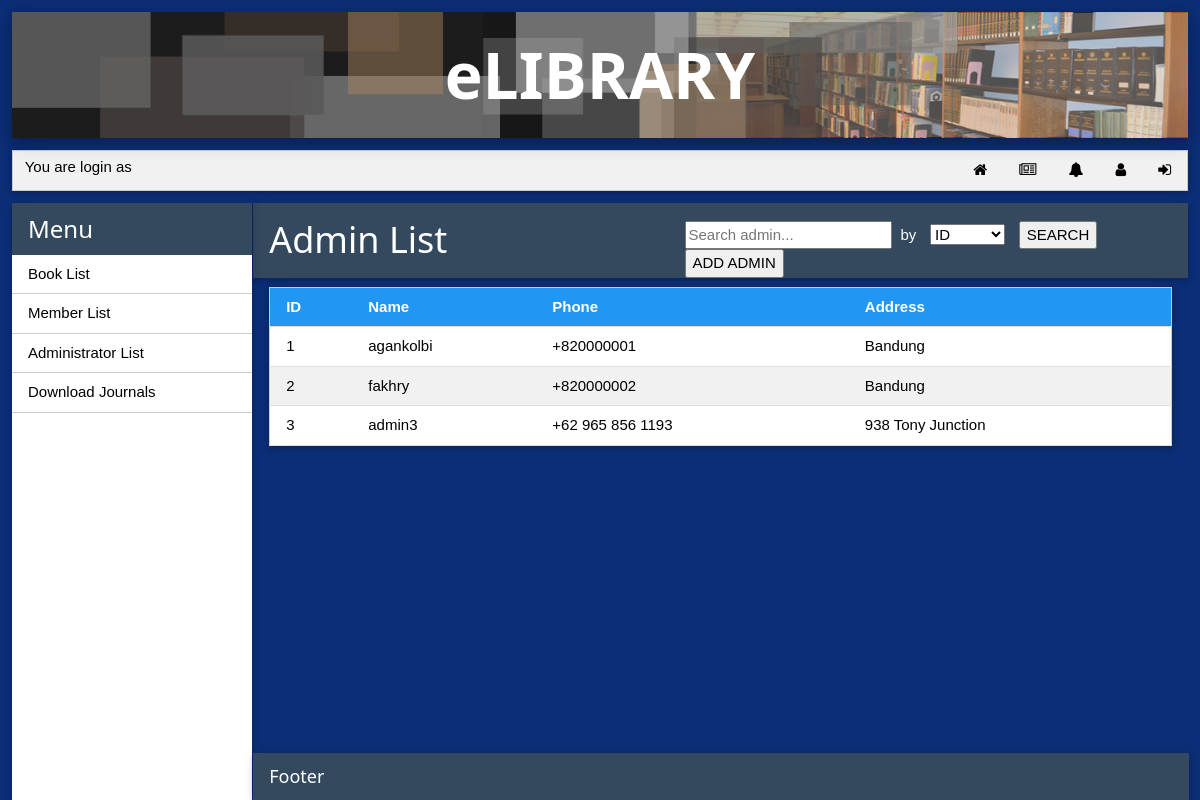
The app's page /pages/admin/admList.php with its own data.
### tables this page shows
CREATE TABLE `anggota` (
  `id` int(255) NOT NULL,
  `username` varchar(20) NOT NULL,
  `password` varchar(20) NOT NULL,
  `nama_anggota` varchar(20) NOT NULL,
  `phone` varchar(20) NOT NULL,
  `address` varchar(20) NOT NULL,
  `status_user` varchar(10) NOT NULL
);

### pages/admin/admList.php (the view, shortened to what this page needs)
<?php
	include '../../connect/connection.php';
	$query="select * from anggota where status_user=1  ";
?>
<!DOCTYPE html>
<html>
	<head>
		<link rel="stylesheet" href="../../style/style.css">
		<link rel="stylesheet" href="../../lib/w3.css">
		<link rel="stylesheet" href="../../lib/w3-colors-flat.css">
		<link rel="stylesheet" href="../../lib/w3-theme-riverside.css">
		<link rel="stylesheet" href="../../lib/font-awesome.min.css">
		<link rel="stylesheet" href="../../lib/font-awesome.css">
	</head>
	<body>
		<?php
			include '/headerAdm.php';
			include '/navbarAdm.php';
			include '/sidebarAdm.php'
		?>
		<div id="content" style="">
			<div id="divTopContent" class="w3-container w3-card w3-flat-wet-asphalt">
				<div id="titleContent">
					<h1>Admin List</h1>
				</div>
				<form method="get" class="member.php">
				<div id="searchNsort" class="">
				<input type="text" style="margin-right:1%;" name="iSearch" placeholder="Search admin...">
				by
				<select>
					<option value="ID">ID</option>
				</select>
				<input class="" type="submit" value="SEARCH" name="iSubmit" style="margin-right:1%;">
				<input class="" type="submit" value="ADD ADMIN">
				</div>
				</form>
			</div>
			<div class="w3-container">
			<table id="membertable" class="w3-table-all w3-hoverable w3-card">
					<thead>
					<tr class="w3-blue">
						<th>ID</th>
						<th>Name</th>
						<th>Phone</th>
						<th>Address</th>
					</tr>
					</thead>
					<?php
						if($res=$conn->query($query)){
							while($row=$res->fetch_array()){
								echo "<tr>";
								echo "<td>".$row['id']."</td>";
								echo "<td>".$row['username']."</td>";
								echo "<td>".$row['phone']."</td>";
								echo "<td>".$row['address']."</td>";
								echo "</tr>";
							}
						}
					?>
				</table>
			</div>
			<?php
			include '../layout/footer.php';
		?>
	</body>
</html>

### style/style.css (style rules this page uses)
body { font-family: fonts; background-color: #0c2e77; }
#content { margin-left:21.1%; margin-top:1%; margin-right: 1%; }

### pages/admin/admList.php (style rules this page uses)
#membertable { margin-top: 1%; }
#searchNsort { position:relative; float:right; display:block; margin-top:2%; margin-right:1%; width:53%; }
select { width:75px; margin-left:2%; margin-right:2%; }
#titleContent { float:left; display:block; }

### records on screen
anggota: id "1", username "agankolbi", phone "+820000001", address "Bandung"
anggota: id "2", username "fakhry", phone "+820000002", address "Bandung"
anggota: id "3", username "admin3", phone "+62 965 856 1193", address "938 Tony Junction"
